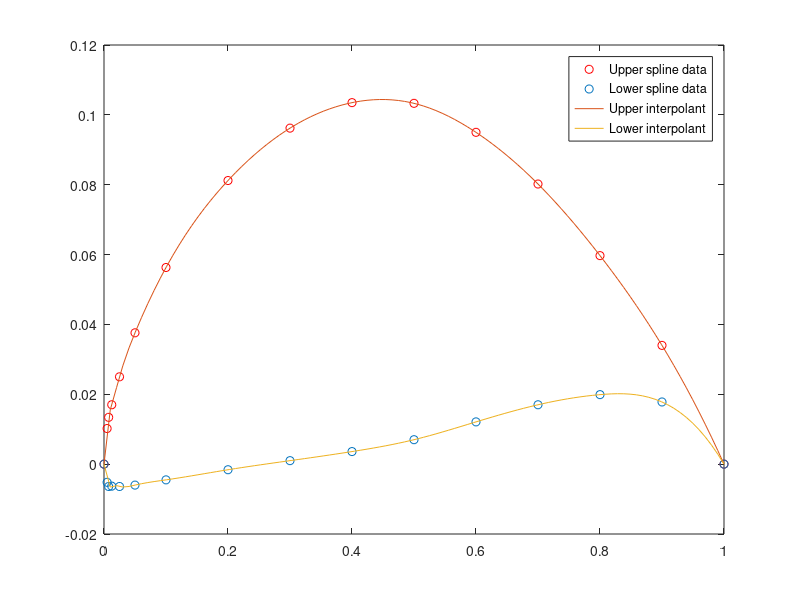

Reproduce this figure in MATLAB.
% model an airfoil using piecewise cubic splines
clc;

% define domain
d = linspace(0,1);

% given data points
x = [0 0.005 0.0075 0.0125 0.025 0.05 0.1...
    0.2 0.3 0.4 0.5 0.6 0.7 0.8 0.9 1.0];

yu = [0 0.0102 0.0134 0.017 0.025 0.0376 0.0563...
    0.0812 0.0962 0.1035 0.1033 0.095 0.0802 0.0597 0.034 0];

yl = [0 -0.0052 -0.0064 -0.0063 -0.0064 -0.006 -0.0045 -0.0016 0.001...
    0.0036 0.007 0.0121 0.017 0.0199 0.0178 0];

% generate upper and lower splines
uspline = spline(x,yu);
lspline = spline(x,yl);

% draw interpolants
zu = ppval(uspline,d);
zl = ppval(lspline,d);

plot(x,yu,'ro',x,yl,'o',d,zu,d,zl);
legend('Upper spline data', 'Lower spline data', 'Upper interpolant',...
    'Lower interpolant');